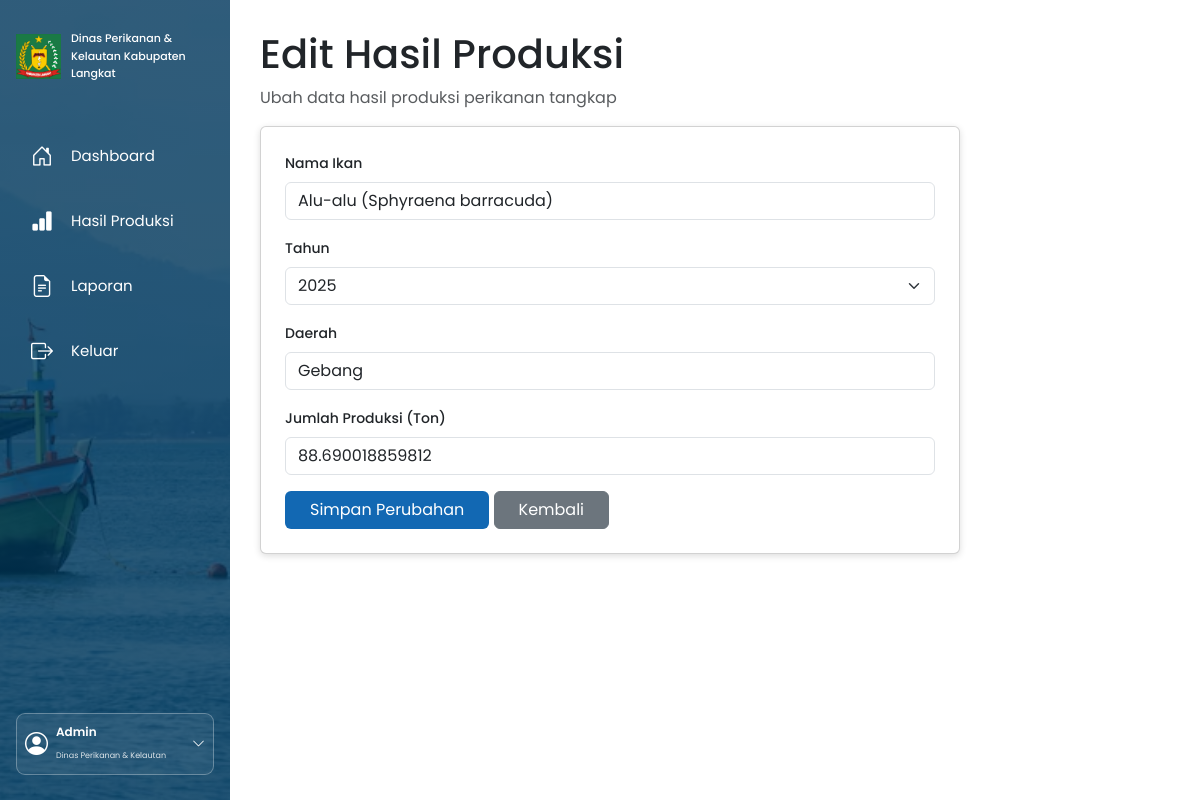
The page /edit_produksi.php?id=3 (signed in) on the database its author committed.
### tables this page shows
CREATE TABLE `hasil_produksi` (
  `id` int(11) NOT NULL,
  `Tahun` int(11) NOT NULL,
  `Triwulan` varchar(10) DEFAULT NULL,
  `Nama_ikan` varchar(255) NOT NULL,
  `Daerah` varchar(100) NOT NULL,
  `produksi` decimal(20,12) NOT NULL DEFAULT 0.000000000000,
  `jumlah` decimal(20,12) NOT NULL DEFAULT 0.000000000000
);

### edit_produksi.php (the view, shortened to what this page needs)
<?php
$id = $_GET['id'] ?? '';
$data = mysqli_query($koneksi,
    "SELECT * FROM hasil_produksi WHERE id='$id'"
);
$row = mysqli_fetch_assoc($data);
?>
<!DOCTYPE html>
<html lang="id">
<head>
<link href="https://cdn.jsdelivr.net/npm/bootstrap@5.3.8/dist/css/bootstrap.min.css" rel="stylesheet">
</head>
<body>
<?php include "index.php"; ?>
<main>
<h1>Edit Hasil Produksi</h1>
<p class="text-muted">
Ubah data hasil produksi perikanan tangkap
</p>
<div class="card p-4 mt-3">
<form method="POST">
<div class="mb-3">
<label class="form-label">Nama Ikan</label>
<input
type="text"
name="ikan"
class="form-control"
value="<?= htmlspecialchars($row['Nama_ikan']) ?>"
required>
</div>
<div class="mb-3">
<label class="form-label">Tahun</label>
<select name="tahun" class="form-select" required>
<option value="2025" <?= $row['Tahun']=='2025'?'selected':'' ?>>
2025
</option>
</select>
</div>
<div class="mb-3">
<label class="form-label">Daerah</label>
<input
type="text"
name="daerah"
class="form-control"
value="<?= htmlspecialchars($row['Daerah']) ?>"
required>
</div>
<div class="mb-3">
<label class="form-label">
Jumlah Produksi (Ton)
</label>
<input
type="number"
name="produksi"
class="form-control"
step="0.01"
min="0"
value="<?= htmlspecialchars($row['produksi']) ?>"
required>
</div>
<button
type="submit"
name="simpan"
class="btn btn-biru px-4">
Simpan Perubahan
</button>
<a href="hasil_produksi.php"
class="btn btn-secondary px-4">
Kembali
</a>
</form>
</div>
</main>
</body>
</html>

### edit_produksi.php (style rules this page uses)
body { margin:0; background:#f5f8fb; font-family:Arial,sans-serif; }
main { margin-left:230px; padding:30px; }
h1 { color:#123f69; font-size:28px; font-weight:bold; }
.card { background:white; border:1px solid #e1e7ed; border-radius:10px; box-shadow:0 2px 7px #ddd; max-width:700px; }
.form-label { font-size:14px; font-weight:500; }
.btn-biru { background:#1268b3 !important; color:white !important; border:none; }

### index.php (style rules this page uses)
* { font-family:'Poppins',sans-serif; }

### rows shown on the page
hasil_produksi: ikan "Alu-alu (Sphyraena barracuda)", tahun "2025", daerah "Gebang", produksi "88.690018859812"
